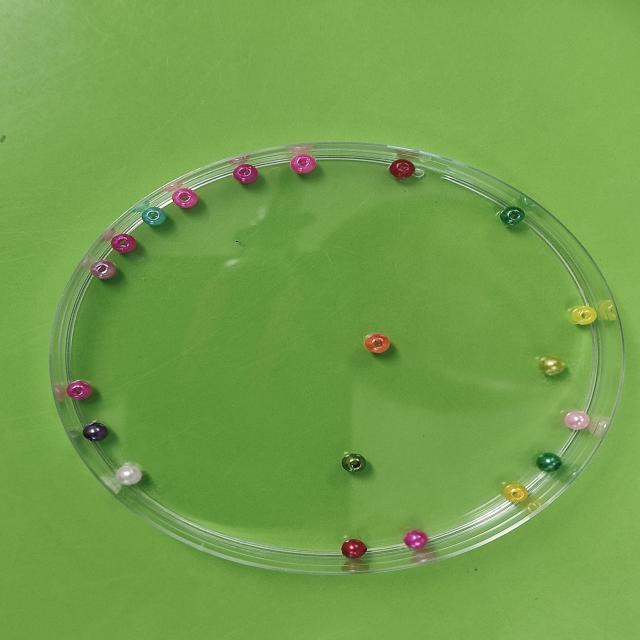
#> input picture Microplastic/Training/Original/Beads_004_jpg.rf.9bd163eb8c22a189036df34bbaef9ad4.jpg, 640 x 640 px, found by its file name; its folder holds only this picture in this run
$ jupyter execute --allow-errors only_microbeads.ipynb   (shell and % lines are left out)
#> lines starting #> are read from the running program, lines starting #| are printed output that depends on the picture
<a href="https://colab.research.google.com/github/Karthikreddy1010/BeadSegCount-Deep-Learning-Pipeline-for-Microbead-Segmentation-and-Quantification/blob/main/only_microbeads.ipynb" target="_parent"></a>

Only count regression

[cell 1]
import os
import numpy as np
import tensorflow as tf
from tensorflow.keras import layers, models, backend as K
from tensorflow.keras import mixed_precision
import matplotlib.pyplot as plt
from PIL import Image
import cv2
from sklearn.metrics import precision_score, recall_score, f1_score, mean_absolute_error, mean_squared_error
from sklearn.utils.class_weight import compute_class_weight
import seaborn as sns
from scipy import stats
import pandas as pd
from skimage.feature import peak_local_max
from skimage.segmentation import watershed
import warnings
warnings.filterwarnings('ignore')

# ============================================================================
# GPU SETUP
# ============================================================================

# Confirm GPU
#> (the rest of this cell did not finish here and is left out)

[cell 2]
import os
import numpy as np
import tensorflow as tf
from tensorflow.keras import layers, models, backend as K
from tensorflow.keras.applications import VGG16
import matplotlib.pyplot as plt
from PIL import Image
import cv2
from sklearn.metrics import precision_score, recall_score, f1_score, mean_absolute_error, mean_squared_error
from sklearn.utils.class_weight import compute_class_weight
import seaborn as sns
from scipy import stats
import pandas as pd
import warnings
warnings.filterwarnings('ignore')

# Set random seeds for reproducibility
np.random.seed(42)
tf.random.set_seed(42)
#> (this line was passed over: tensorflow is not available in this run)

# ============================================================================
# CONFIGURATION
# ============================================================================

IMG_HEIGHT = 256
IMG_WIDTH = 256
BATCH_SIZE = 8
EPOCHS = 100
PATIENCE = 15

TRAIN_IMAGE_DIR = '/content/Microplastic/Training/Original'
TRAIN_MASK_DIR = '/content/Microplastic/Training/Masks'
VAL_IMAGE_DIR = '/content/Microplastic/Valid/Original'
VAL_MASK_DIR = '/content/Microplastic/Valid/masks'
TEST_IMAGE_DIR = '/content/Microplastic/testing/Original'
TEST_MASK_DIR = '/content/Microplastic/testing/Masks'

# CSV file paths for ground-truth counts (UPDATE THESE TO YOUR ACTUAL PATHS)
TRAIN_COUNT_CSV = '/content/Gt_train.csv'  # UPDATE THIS
VAL_COUNT_CSV = '/content/Gt_valid.csv'      # UPDATE THIS
TEST_COUNT_CSV = '/content/Gt_test.csv'    # UPDAT

# ============================================================================
# 1. FILENAME NORMALIZATION
# ============================================================================

def normalize_name(name):
    """Normalize filename for matching."""
    name = os.path.basename(name)
    name = os.path.splitext(name)[0]
    name = name.replace('_mask', '')
    name = name.replace('_Mask', '')
    name = name.replace('mask_', '')
    name = name.replace('Mask_', '')
    return name.strip()

# ============================================================================
# 2. DATA LOADING WITH COUNTS (FIXED VERSION)
# ============================================================================

def load_data_with_counts_from_csv(image_dir, mask_dir, csv_path=None, preprocess=True):
    """Load data with ground-truth counts from CSV - FIXED VERSION."""
#> called with image_dir = '/content/Microplastic/Training/Original', mask_dir = '/content/Microplastic/Training/Masks', csv_path = '/content/Gt_train.csv', preprocess = True
    print(f"Loading data from: {image_dir}")

    # Get all image paths
    image_paths = sorted([
        os.path.join(image_dir, fname)
        for fname in os.listdir(image_dir)
        if fname.lower().endswith(('.png', '.jpg', '.jpeg'))
    ])

    print(f"Found {len(image_paths)} images")

    images = []
    masks = []
    filenames = []  # Store filenames for alignment

    # Load counts from CSV first if available
    count_map = {}
    if csv_path and os.path.exists(csv_path):
        print(f"Loading counts from CSV: {csv_path}")
        df = pd.read_csv(csv_path)

        # Try to find appropriate columns
        name_col = None
        count_col = None

        for col in df.columns:
            if 'name' in col.lower() or 'file' in col.lower() or 'filename' in col.lower():
                name_col = col
            elif 'count' in col.lower() or 'gt' in col.lower():
                count_col = col

        if name_col and count_col:
            for _, row in df.iterrows():
                normalized_name = normalize_name(str(row[name_col]))
                count_map[normalized_name] = float(row[count_col])
            print(f"Loaded {len(count_map)} counts from CSV")
        else:
            print(f"Warning: Could not find name and count columns in {csv_path}")

    # Process each image
    for img_idx, img_path in enumerate(image_paths):
        fname = os.path.basename(img_path)
        fname_key = normalize_name(fname)

        # Try multiple mask naming patterns
        mask_found = False
        mask_path = None

        # Pattern 1: _mask.png suffix
        mask_candidate = os.path.join(mask_dir, fname_key + '_mask.png')
        if os.path.exists(mask_candidate):
            mask_path = mask_candidate
            mask_found = True

        # Pattern 2: _Mask.png suffix
        if not mask_found:
            mask_candidate = os.path.join(mask_dir, fname_key + '_Mask.png')
            if os.path.exists(mask_candidate):
                mask_path = mask_candidate
                mask_found = True

        # Pattern 3: Same name as image
        if not mask_found:
            for ext in ['.png', '.jpg', '.jpeg']:
                mask_candidate = os.path.join(mask_dir, fname_key + ext)
                if os.path.exists(mask_candidate):
                    mask_path = mask_candidate
                    mask_found = True
                    break

        if not mask_found:
            # Check if mask exists with mask_ prefix
            for ext in ['.png', '.jpg', '.jpeg']:
                mask_candidate = os.path.join(mask_dir, 'mask_' + fname_key + ext)
                if os.path.exists(mask_candidate):
                    mask_path = mask_candidate
                    mask_found = True
                    break

        if not mask_found:
            if img_idx < 10:  # Show first 10 warnings only
                print(f"Warning: No mask found for {fname_key}")
            continue

        try:
            # Load and preprocess image
            img = Image.open(img_path).convert('RGB')
#> img is the input picture: PIL image 640x640 RGB; mean R, G, B 114.8, 159.9, 75.9
            img = img.resize((IMG_WIDTH, IMG_HEIGHT))
#> img: PIL image 256x256 RGB
            img_array = np.array(img, dtype=np.float32) / 255.0

            # Load and preprocess mask
            mask = Image.open(mask_path).convert('L')
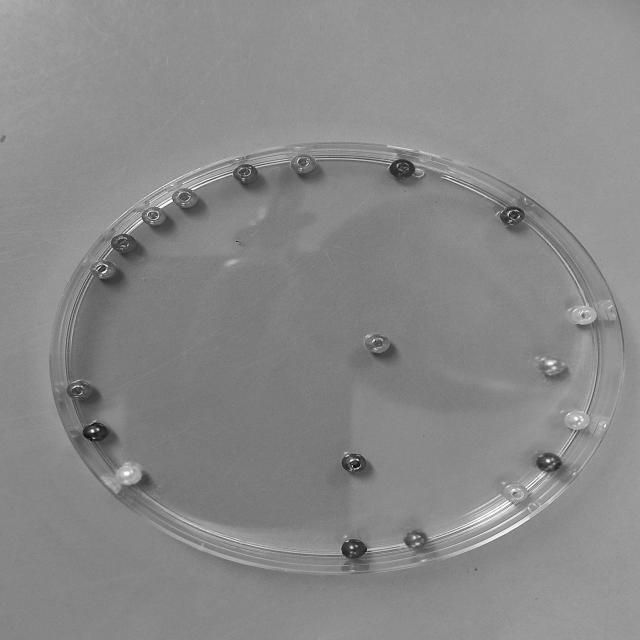
#> mask: PIL image 640x640 L; min 5, max 254, mean 136.7
            mask = mask.resize((IMG_WIDTH, IMG_HEIGHT))
#> mask: PIL image 256x256 L
            mask_array = np.array(mask, dtype=np.float32)
            mask_array = (mask_array > 0.5).astype(np.float32)
#> mask_array: shape (256, 256) float32; every value is 1
            mask_array = np.expand_dims(mask_array, axis=-1)

            images.append(img_array)
            masks.append(mask_array)
            filenames.append(fname_key)  # Store filename for alignment

        except Exception as e:
            print(f"Error loading {fname}: {e}")
            continue

    if len(images) == 0:
        raise ValueError(f"No valid images loaded from {image_dir}")

    images = np.array(images, dtype=np.float32)
    masks = np.array(masks, dtype=np.float32)

    # Create counts array aligned with loaded images
    counts = np.zeros(len(images), dtype=np.float32)
#> counts = [0]

    # Match counts with loaded images
    for i, fname_key in enumerate(filenames):
        if fname_key in count_map:
            counts[i] = count_map[fname_key]
        else:
            # If count not found, generate from mask
            counts[i] = count_particles_cc(masks[i], use_watershed=True)
            if i < 5:  # Show first 5 warnings only
                print(f"Warning: No CSV count for {fname_key}, using count from mask: {counts[i]}")
#> this loop made 1 pass
#| Warning: No CSV count for Beads_004_jpg.rf.9bd163eb8c22a189036df34bbaef9ad4, using count from mask: 0.0

    print(f"Successfully loaded {len(images)} images, {len(masks)} masks, {np.sum(counts > 0)} counts from CSV")
#| Successfully loaded 1 images, 1 masks, 0 counts from CSV
    return images, masks, counts, filenames

# ============================================================================
# 3. PARTICLE COUNTING FUNCTIONS
# ============================================================================

def count_particles_watershed(binary_mask, min_distance=10):
    """Watershed splitting with adaptive marker threshold."""
    if binary_mask.dtype != np.uint8:
        binary_mask = (binary_mask > 0.5).astype(np.uint8)

    if binary_mask.sum() == 0:
        return 0, np.zeros_like(binary_mask)

    # Distance transform
    distance = cv2.distanceTransform(binary_mask, cv2.DIST_L2, 5)

    # Adaptive marker threshold
    if distance.max() > 0:
        non_zero_dist = distance[distance > 0]
        if len(non_zero_dist) > 10:
            thresh_value = np.percentile(non_zero_dist, 70)
        else:
            thresh_value = 0.4 * distance.max()
    else:
        thresh_value = 0

    _, sure_fg = cv2.threshold(distance, thresh_value, 255, 0)
    sure_fg = sure_fg.astype(np.uint8)

    # Watershed setup
    sure_bg = cv2.dilate(binary_mask, np.ones((3, 3), np.uint8), iterations=3)
    unknown = cv2.subtract(sure_bg, sure_fg)

    _, markers = cv2.connectedComponents(sure_fg)
    markers = markers + 1
    markers[unknown == 255] = 0

    # Apply watershed
    binary_rgb = cv2.cvtColor(binary_mask * 255, cv2.COLOR_GRAY2BGR)
    markers = cv2.watershed(binary_rgb, markers)

    # Count markers
    unique_markers = np.unique(markers)
    count = len([m for m in unique_markers if m > 1])

    return count, markers

def count_particles_cc(binary_mask, use_watershed=True):
    """Count particles using connected components with watershed."""
    binary_mask = binary_mask.squeeze()

    if binary_mask.dtype != np.uint8:
        binary_mask = (binary_mask > 0.5).astype(np.uint8)

    if binary_mask.sum() == 0:
        return 0

    if use_watershed:
        count, _ = count_particles_watershed(binary_mask)
        return count
    else:
        num_labels, _ = cv2.connectedComponents(binary_mask, connectivity=8)
        return num_labels - 1

# [305 lines left out: functions calculate_counting_metrics, hybrid_counting_modelB, find_optimal_hybrid_weight, calculate_segmentation_metrics, remove_border_objects, adaptive_min_area_filtering and 2 more, not called in this run]

# ============================================================================
# 7. LOAD DATA AND NORMALIZE COUNTS
# ============================================================================

print("="*80)
print("LOADING DATA WITH PROPER ALIGNMENT AND COUNT NORMALIZATION")
print("="*80)

# Load all data with filenames for proper alignment
try:
    X_train, y_train, train_counts, train_filenames = load_data_with_counts_from_csv(
        TRAIN_IMAGE_DIR, TRAIN_MASK_DIR, TRAIN_COUNT_CSV
    )
#> train_counts = [0]; train_filenames = 1 item
    X_val, y_val, val_counts, val_filenames = load_data_with_counts_from_csv(
        VAL_IMAGE_DIR, VAL_MASK_DIR, VAL_COUNT_CSV
    )
#> the loop in load_data_with_counts_from_csv (call 2), `for i, fname_key in enumerate(filenames):` made 1 pass
#| Warning: No CSV count for Beads_004_jpg.rf.9bd163eb8c22a189036df34bbaef9ad4, using count from mask: 0.0
#> pass 1, in count_particles_watershed (call 2), `markers = cv2.watershed(binary_rgb, markers)`:
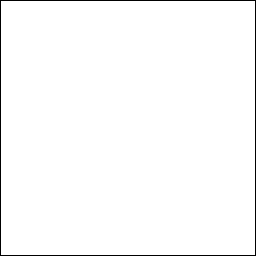
#> markers: shape (256, 256) int32; values -1 (black) and 1 (white), 98.4% white; black in thin lines or dots
#| Successfully loaded 1 images, 1 masks, 0 counts from CSV
#> val_counts = [0]; val_filenames = 1 item
    X_test, y_test, test_counts, test_filenames = load_data_with_counts_from_csv(
        TEST_IMAGE_DIR, TEST_MASK_DIR, TEST_COUNT_CSV
    )
#| Successfully loaded 1 images, 1 masks, 0 counts from CSV
#> test_counts = [0]; test_filenames = 1 item
except Exception as e:
    print(f"Error loading data: {e}")
    # Try loading without CSV if needed
    print("Trying to load without CSV counts...")
    X_train, y_train, train_counts, train_filenames = load_data_with_counts_from_csv(
        TRAIN_IMAGE_DIR, TRAIN_MASK_DIR
    )
    X_val, y_val, val_counts, val_filenames = load_data_with_counts_from_csv(
        VAL_IMAGE_DIR, VAL_MASK_DIR
    )
    X_test, y_test, test_counts, test_filenames = load_data_with_counts_from_csv(
        TEST_IMAGE_DIR, TEST_MASK_DIR
    )

print(f"\nData shapes (ALIGNED):")
print(f"Training:   {X_train.shape} images, {y_train.shape} masks, {len(train_counts)} counts")
#| Training:   (1, 256, 256, 3) images, (1, 256, 256, 1) masks, 1 counts
print(f"Validation: {X_val.shape} images, {y_val.shape} masks, {len(val_counts)} counts")
#| Validation: (1, 256, 256, 3) images, (1, 256, 256, 1) masks, 1 counts
print(f"Test:       {X_test.shape} images, {y_test.shape} masks, {len(test_counts)} counts")
#| Test:       (1, 256, 256, 3) images, (1, 256, 256, 1) masks, 1 counts

# Verify alignment
assert len(X_train) == len(y_train) == len(train_counts) == len(train_filenames), "Train data not aligned!"
assert len(X_val) == len(y_val) == len(val_counts) == len(val_filenames), "Val data not aligned!"
assert len(X_test) == len(y_test) == len(test_counts) == len(test_filenames), "Test data not aligned!"

print("\n Data alignment verified!")

# Count normalization (Z-score)
print("\n APPLYING COUNT NORMALIZATION (Z-score)")
count_mean = train_counts.mean()
#> count_mean = 0
count_std = train_counts.std() + 1e-6
#> count_std = 1e-06

print(f"Training set count statistics:")
print(f"  Mean: {count_mean:.2f}")
#|   Mean: 0.00
print(f"  Std:  {count_std:.2f}")
#|   Std:  0.00
print(f"  Min:  {train_counts.min():.0f}")
#|   Min:  0
print(f"  Max:  {train_counts.max():.0f}")
#|   Max:  0

# Normalize counts for training/validation
train_counts_norm = (train_counts - count_mean) / count_std
#> train_counts_norm = [0]
val_counts_norm = (val_counts - count_mean) / count_std
#> val_counts_norm = [0]
test_counts_norm = (test_counts - count_mean) / count_std  # For reference only
#> test_counts_norm = [0]

# Reshape normalized counts for model
train_counts_norm = train_counts_norm.reshape(-1, 1)
val_counts_norm = val_counts_norm.reshape(-1, 1)

# Keep original counts for evaluation
train_counts_raw = train_counts.reshape(-1, 1)
#> train_counts_raw = [0]
val_counts_raw = val_counts.reshape(-1, 1)
#> val_counts_raw = [0]
test_counts_raw = test_counts.reshape(-1, 1)
#> test_counts_raw = [0]

print(f"\n Count normalization applied:")
print(f"   Train counts normalized: mean={train_counts_norm.mean():.3f}, std={train_counts_norm.std():.3f}")
#|    Train counts normalized: mean=0.000, std=0.000
print(f"   Validation counts normalized: mean={val_counts_norm.mean():.3f}, std={val_counts_norm.std():.3f}")
#|    Validation counts normalized: mean=0.000, std=0.000

# ============================================================================
# 8. CLASS WEIGHTS AND LOSS FUNCTIONS (FIXED)
# ============================================================================

def calculate_class_weights(masks):
    """Calculate class weights for imbalanced segmentation - FIXED VERSION"""
    masks_flat = (masks > 0.5).astype(np.uint8).flatten()

    # Get unique classes in the data
    unique_classes = np.unique(masks_flat)
#> unique_classes = [1]

    # Ensure we have both classes
    if len(unique_classes) < 2:
        if 0 in unique_classes:
            # Only background present
            return {0: 1.0, 1: 1.0}
        else:
            # Only foreground present
            return {0: 1.0, 1: 1.0}

    # Calculate class weights with numpy array for classes parameter
    class_weights = compute_class_weight(
        class_weight='balanced',
        classes=np.array([0, 1]),  # Fixed: Use numpy array
        y=masks_flat
    )

    return {0: class_weights[0], 1: class_weights[1]}

# Calculate class weights
class_weights = calculate_class_weights(y_train)
#> class_weights = {0: 1, 1: 1}
print(f"\nClass weights: {class_weights}")
#| Class weights: {0: 1.0, 1: 1.0}

# Create TensorFlow constants for class weights
#> (the rest of this cell did not finish here and is left out)

$ run again, on Microplastic/Training/Original/Beads_031_jpg.rf.1756630b17f25e45cd065f7dcc0ee1b4.jpg
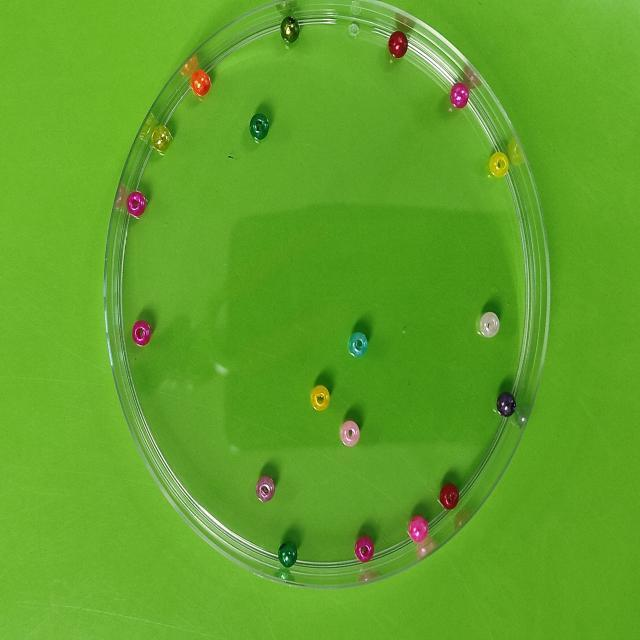
#> input picture Microplastic/Training/Original/Beads_031_jpg.rf.1756630b17f25e45cd065f7dcc0ee1b4.jpg, 640 x 640 px, found by its file name
#> in load_data_with_counts_from_csv, img is the input picture: PIL image 640x640 RGB; mean R, G, B 95.9, 162.8, 39.8
#> img: PIL image 256x256 RGB
#> in load_data_with_counts_from_csv, `mask = Image.open(mask_path).convert('L')`:
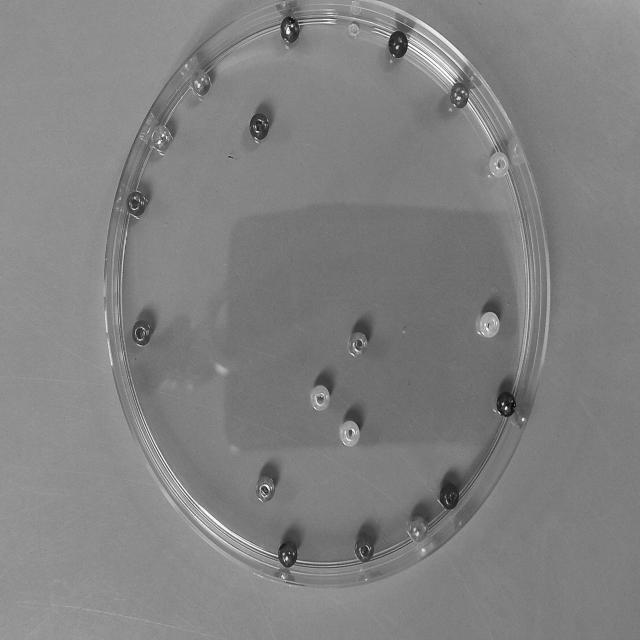
#> mask: PIL image 640x640 L; min 0, max 253, mean 128.8
#> counts = [0]
#> the loop in load_data_with_counts_from_csv, `for i, fname_key in enumerate(filenames):` made 1 pass
#> (printed output is left out)
#| Successfully loaded 1 images, 1 masks, 0 counts from CSV
#> train_filenames = 1 item
#> the loop in load_data_with_counts_from_csv (call 2), `for i, fname_key in enumerate(filenames):` made 1 pass
#> (printed output is left out)
#| Successfully loaded 1 images, 1 masks, 0 counts from CSV
#> val_counts = [0]; val_filenames = 1 item
#| Successfully loaded 1 images, 1 masks, 0 counts from CSV
#> test_counts = [0]; test_filenames = 1 item
#| Training:   (1, 256, 256, 3) images, (1, 256, 256, 1) masks, 1 counts
#| Validation: (1, 256, 256, 3) images, (1, 256, 256, 1) masks, 1 counts
#| Test:       (1, 256, 256, 3) images, (1, 256, 256, 1) masks, 1 counts
#> count_mean = 0
#> count_std = 1e-06
#|   Mean: 0.00
#|   Std:  0.00
#|   Min:  0
#|   Max:  0
#> train_counts_norm = [0]
#|    Train counts normalized: mean=0.000, std=0.000
#|    Validation counts normalized: mean=0.000, std=0.000
#> unique_classes = [1]
#> class_weights = {0: 1, 1: 1}
#| Class weights: {0: 1.0, 1: 1.0}

$ run again, on Microplastic/Training/Original/Beads_032_jpg.rf.f3bfb48cce1ab92c7c108ecd0a440375.jpg
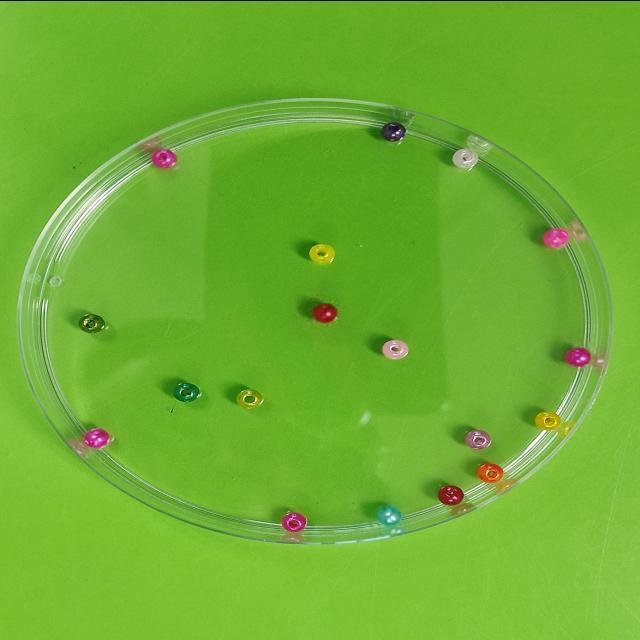
#> input picture Microplastic/Training/Original/Beads_032_jpg.rf.f3bfb48cce1ab92c7c108ecd0a440375.jpg, 640 x 640 px, found by its file name
#> in load_data_with_counts_from_csv, img is the input picture: PIL image 640x640 RGB; mean R, G, B 110.6, 174.7, 49.2
#> img: PIL image 256x256 RGB
#> in load_data_with_counts_from_csv, `mask = Image.open(mask_path).convert('L')`:
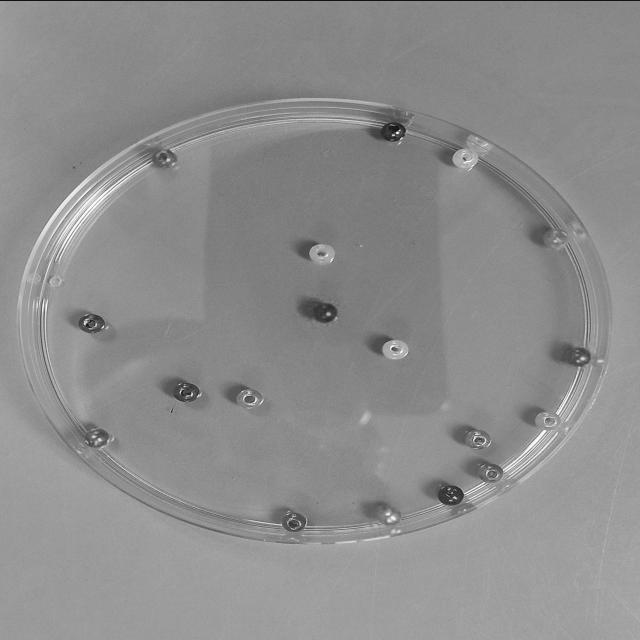
#> mask: PIL image 640x640 L; min 8, max 255, mean 141.3
#> counts = [0]
#> the loop in load_data_with_counts_from_csv, `for i, fname_key in enumerate(filenames):` made 1 pass
#> (printed output is left out)
#| Successfully loaded 1 images, 1 masks, 0 counts from CSV
#> train_filenames = 1 item
#> the loop in load_data_with_counts_from_csv (call 2), `for i, fname_key in enumerate(filenames):` made 1 pass
#> (printed output is left out)
#| Successfully loaded 1 images, 1 masks, 0 counts from CSV
#> val_counts = [0]; val_filenames = 1 item
#| Successfully loaded 1 images, 1 masks, 0 counts from CSV
#> test_counts = [0]; test_filenames = 1 item
#| Training:   (1, 256, 256, 3) images, (1, 256, 256, 1) masks, 1 counts
#| Validation: (1, 256, 256, 3) images, (1, 256, 256, 1) masks, 1 counts
#| Test:       (1, 256, 256, 3) images, (1, 256, 256, 1) masks, 1 counts
#> count_mean = 0
#> count_std = 1e-06
#|   Mean: 0.00
#|   Std:  0.00
#|   Min:  0
#|   Max:  0
#> train_counts_norm = [0]
#|    Train counts normalized: mean=0.000, std=0.000
#|    Validation counts normalized: mean=0.000, std=0.000
#> unique_classes = [1]
#> class_weights = {0: 1, 1: 1}
#| Class weights: {0: 1.0, 1: 1.0}
